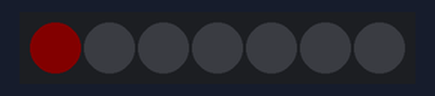
This sketch was run on a simulated Arduino Uno, built with avr-gcc and run on an emulated ATmega328P. Shown: 7 RGB LEDs in strip order, left to right. Dim RGB values are drawn brighter than linear.

Above: at 0.42 s.
At 2.66 s:
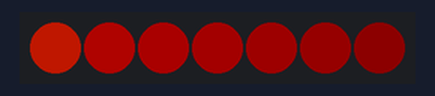
At 4.24 s:
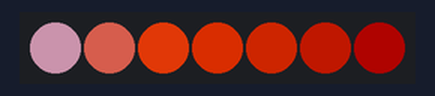
At 4.88 s:
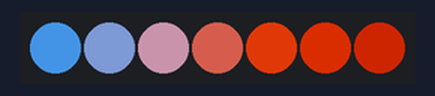
At 6.46 s:
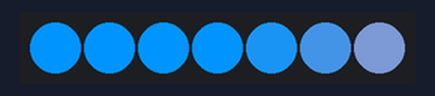
At 9.3 s:
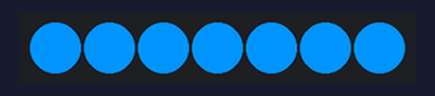
Timing chart, 0 to 10.8 s (numbered marks = the images above):
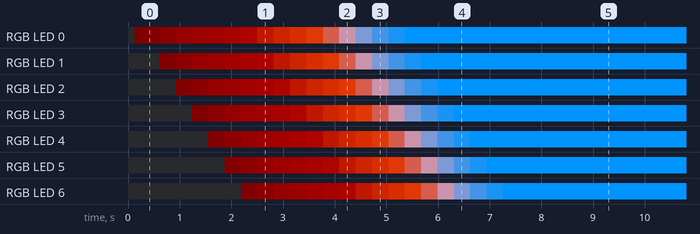

The sketch:

Prop_Test.ino
```cpp
#include "FastLED.h"
#define NUM_LEDS 7
#define DATA_PIN 2
#define MS_TIMEOUT 30
#define FADE_OFFSET 300

CRGB leds[NUM_LEDS];
CRGB colors[] = {0x000000, 0x000000, 0x330000, 0xA52600, 0x0094FF, 0x0094FF};
int ms_timestamps[] = {-5000, 0, 2000, 3200, 5000, 10000};
int color_count;
int current_indices[NUM_LEDS];
int current_ms = 0;

void setup() {
  color_count = (sizeof(colors) / sizeof(colors[0]));
  FastLED.addLeds<NEOPIXEL, DATA_PIN>(leds, NUM_LEDS);
}


void loop() {
  if (current_ms < ms_timestamps[color_count - 1]) {
    calculatePixel(current_ms, 0);
    FastLED.show();

    current_ms += MS_TIMEOUT;
    delay(MS_TIMEOUT);
  }
}

void calculatePixel(int ms, int index) {
  if (index >= NUM_LEDS) {
    return;
  }
  if (ms > ms_timestamps[ current_indices[index] ]) {
    current_indices[index] += 1;
  }
  int lastTimestamp = ms_timestamps[ current_indices[index] - 1 ];
  int nextTimestamp = ms_timestamps[ current_indices[index] ];
  int millisBetween = nextTimestamp - lastTimestamp;
  int relativeMilli = ms - lastTimestamp;
  float relativeProgress = (float)relativeMilli / millisBetween;
  setRGB(index, colors[ current_indices[index] - 1 ], colors[ current_indices[index] ], relativeProgress);

  calculatePixel(ms - FADE_OFFSET, ++index);
}

void setRGB(int index, CRGB start, CRGB finish, float progress) {
  leds[index].r = (int) (progress * finish.r + (1.0f - progress) * start.r );
  leds[index].g = (int) (progress * finish.g + (1.0f - progress) * start.g );
  leds[index].b = (int) (progress * finish.b + (1.0f - progress) * start.b);
}
```

Measured:
- by itself, RGB LED 0: off → RGB(3, 0, 0) at 0.13 s, → RGB(6, 0, 0) 0.13 s later, → RGB(13, 0, 0) 0.35 s later, → RGB(21, 0, 0) 0.32 s later, … (19 changes in this stretch)
- by itself, RGB LED 3: off → RGB(6, 0, 0) at 1.2 s, → RGB(13, 0, 0) 0.32 s later, → RGB(21, 0, 0) 0.32 s later, → RGB(29, 0, 0) 0.32 s later, … (20 changes in this stretch)
